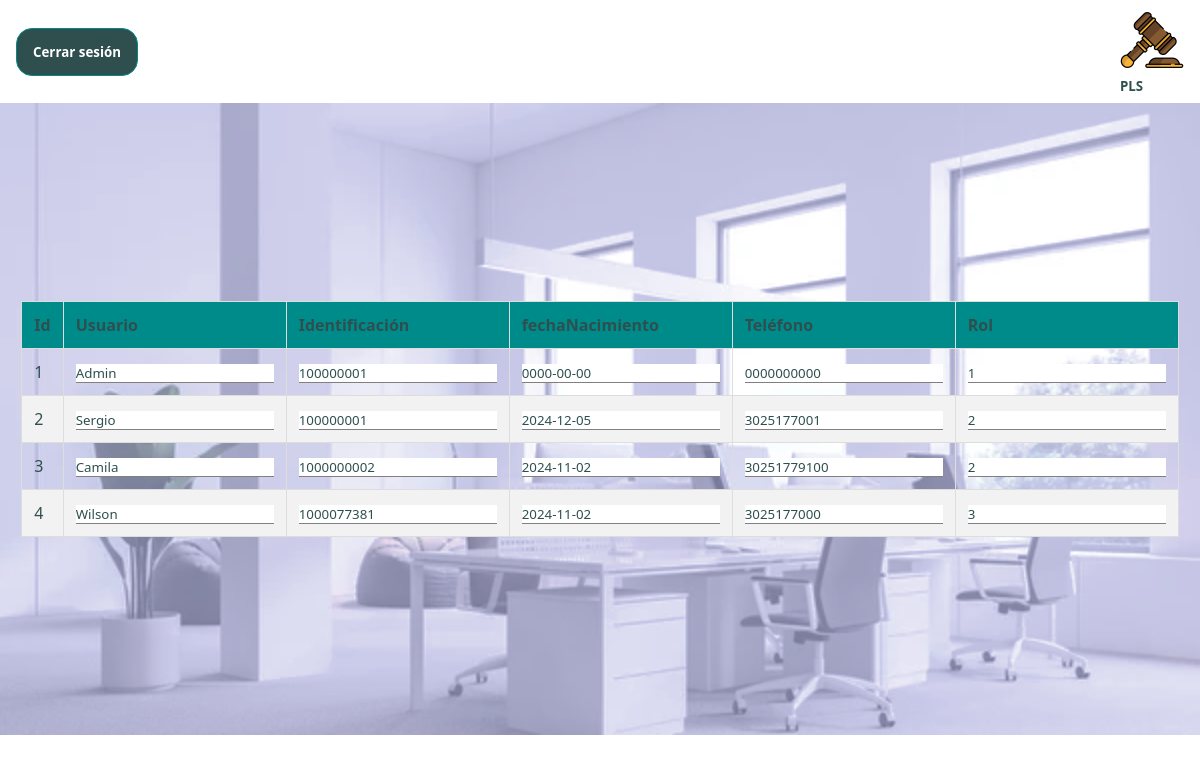
Page /pages/listarUsuarios.php on the committed database.
### tables this page shows
CREATE TABLE `users` (
  `id` int(7) NOT NULL,
  `usuario` varchar(63) NOT NULL,
  `identificacion` varchar(15) NOT NULL,
  `contraseña` varchar(255) NOT NULL,
  `fechaNacimiento` date NOT NULL,
  `telefono` text NOT NULL,
  `rol` int(1) NOT NULL
);

### pages/listarUsuarios.php (the view, shortened to what this page needs)
<?php
include '../php/conexion.php';
$sql = "SELECT * FROM users";
$result = mysqli_query($conn, $sql);
?>
<!DOCTYPE html>
<html lang="es">
<head>
    <link rel="stylesheet" href="../styles.css">
</head>
<body class="admin">
    <header>
        <a href="../index.html" onclick="()=>localStorage.clear()"><button>Cerrar sesión</button></a>
        <div>
            <img class='logo' src="../images/justicia.png" />
            <h5>PLS</h5>
        </div>
    </header>
    <section>
        <form method="post" action="../php/editarUsuarios.php">
            <table>
                <thead>
                    <tr>
                        <th>Id</th>
                        <th>Usuario</th>
                        <th>Identificación</th>
                        <th>fechaNacimiento</th>
                        <th>Teléfono</th>
                        <th>Rol</th>
                    </tr>
                </thead>
                <tbody>
                    <?php
                    if (mysqli_num_rows($result) > 0) {
                        while ($row = mysqli_fetch_assoc($result)) {
                            echo "<tr>";
                            echo "<td>" . htmlspecialchars($row['id']) . "</td>";
                            echo "<td><input type='text' name='usuario[" . $row['id'] . "]' value='" . htmlspecialchars($row['usuario']) . "' /></td>";
                            echo "<td><input type='text' name='identificacion[" . $row['id'] . "]' value='" . htmlspecialchars($row['identificacion']) . "' /></td>";
                            echo "<td><input type='text' name='fechaNacimiento[" . $row['id'] . "]' value='" . htmlspecialchars($row['fechaNacimiento']) . "' /></td>";
                            echo "<td><input type='text' name='telefono[" . $row['id'] . "]' value='" . htmlspecialchars($row['telefono']) . "' /></td>";
                            echo "<td><input type='text' name='rol[" . $row['id'] . "]' value='" . htmlspecialchars($row['rol']) . "' /></td>";
                            echo "</tr>";
                        }
                    } else {
                        echo "<tr><td colspan='7'>No hay usuarios disponibles</td></tr>";
                    }
                    ?>
                </tbody>
            </table>
        </form>
    </section>
</body>
</html>

### styles.css (style rules this page uses)
* { font-family: system-ui, 'Open Sans', 'Helvetica Neue', sans-serif; box-sizing: border-box; margin: 0; padding: 0; color: darkslategrey; }
.logo { width: 4rem; }
input { border: none; border-bottom: 1px solid gray; }
button { border: none; border-radius: 1rem; height: 3rem; padding: 0 1rem; background-color: darkslategray; color: white; font-weight: bold; border: 1px solid darkcyan; }

### rows in the picture
users: id "1", usuario "Admin", identificacion "100000001", fechaNacimiento "0000-00-00", telefono "0000000000", id+rol "1"
users: id "2", usuario "Sergio", identificacion "100000001", fechaNacimiento "2024-12-05", telefono "3025177001", id+rol "2"
users: id "3", usuario "Camila", identificacion "1000000002", fechaNacimiento "2024-11-02", telefono "30251779100", rol "2"
users: id "4", usuario "Wilson", identificacion "1000077381", fechaNacimiento "2024-11-02", telefono "3025177000", rol "3"
